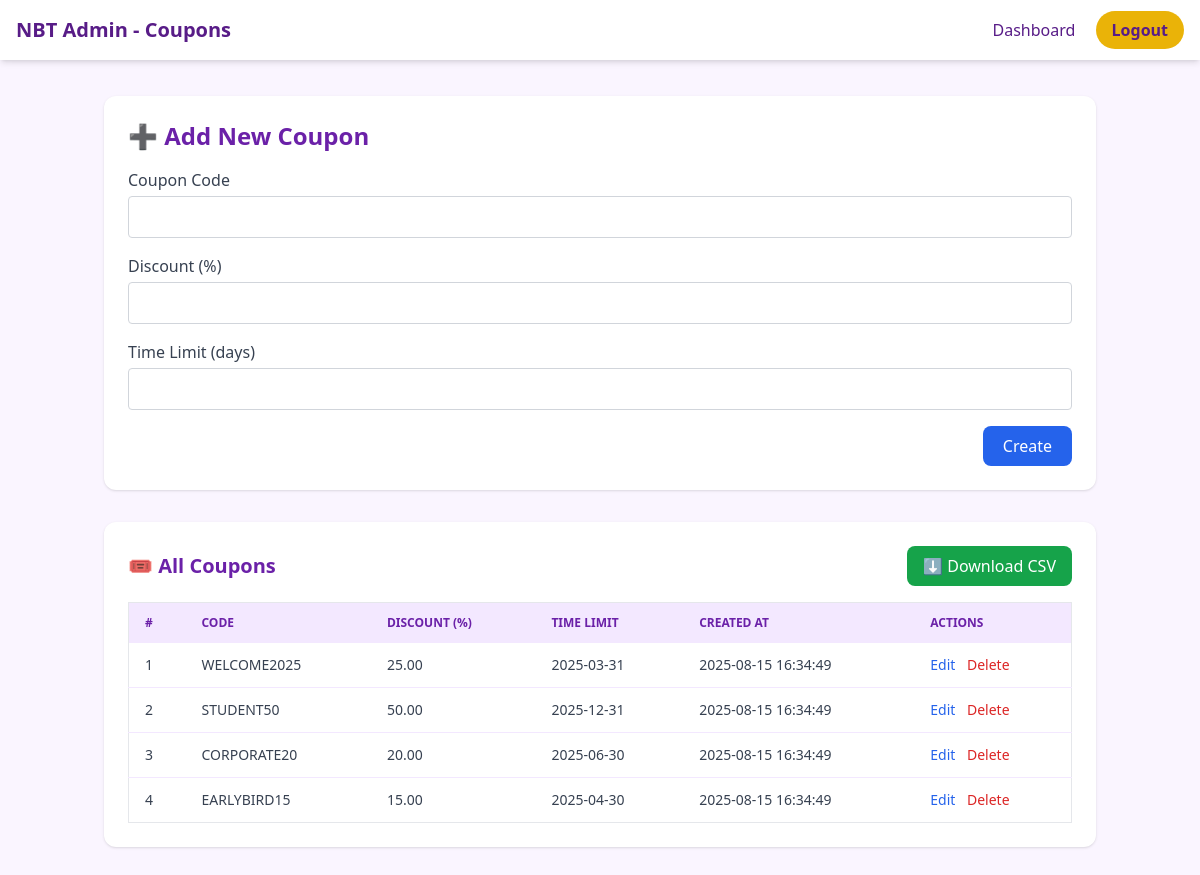
/nbt/admin/coupons.php, run on the app's committed database.
### tables this page shows
CREATE TABLE coupons (
    id INT AUTO_INCREMENT PRIMARY KEY,
    code VARCHAR(100) NOT NULL UNIQUE,
    description TEXT DEFAULT '',
    discount DECIMAL(5,2) DEFAULT 0.00,
    time_limit DATE NULL,
    usage_limit INT DEFAULT NULL,
    times_used INT DEFAULT 0,
    is_active TINYINT(1) DEFAULT 1,
    created_at TIMESTAMP DEFAULT CURRENT_TIMESTAMP
);

### nbt/admin/coupons.php (the view, shortened to what this page needs)
<?php
require '../config/db.php';
$coupons = $pdo->query("SELECT * FROM coupons ORDER BY created_at DESC")->fetchAll(PDO::FETCH_ASSOC);
$edit_coupon = null;
?>
<!DOCTYPE html>
<html lang="en">
<head>
  <script src="https://cdn.tailwindcss.com"></script>
</head>
<body class="bg-purple-50 text-gray-800 min-h-screen">
  <nav class="bg-white shadow-md fixed w-full top-0 z-50">
    <div class="max-w-7xl mx-auto px-4 py-4 flex justify-between items-center">
      <h1 class="text-xl font-bold text-purple-900">NBT Admin - Coupons</h1>
      <div>
        <a href="dashboard.php" class="text-purple-900 hover:text-yellow-500 px-4">Dashboard</a>
        <a href="logout.php" class="bg-yellow-500 text-purple-900 px-4 py-2 rounded-full hover:bg-yellow-600 font-semibold">Logout</a>
      </div>
    </div>
  </nav>
  <div class="max-w-5xl mx-auto pt-24 pb-12 px-4">
    <div class="bg-white p-6 rounded-xl shadow mb-8">
      <h2 class="text-2xl font-bold text-purple-800 mb-4"><?= $edit_coupon ? '✏️ Edit Coupon' : '➕ Add New Coupon' ?></h2>
      <form method="post" class="space-y-4">
        <div>
          <label class="block font-medium text-gray-700">Coupon Code</label>
          <input name="code" required type="text"
                 class="mt-1 w-full border border-gray-300 rounded px-3 py-2"
                 value="<?= htmlspecialchars($edit_coupon['code'] ?? '') ?>" />
        </div>
        <div>
          <label class="block font-medium text-gray-700">Discount (%)</label>
          <input name="discount" required type="number" step="0.1"
                 class="mt-1 w-full border border-gray-300 rounded px-3 py-2"
                 value="<?= htmlspecialchars($edit_coupon['discount'] ?? '') ?>" />
        </div>
        <div>
          <label class="block font-medium text-gray-700">Time Limit (days)</label>
          <input name="time_limit" type="number"
                 class="mt-1 w-full border border-gray-300 rounded px-3 py-2"
                 value="<?= htmlspecialchars($edit_coupon['time_limit'] ?? '') ?>" />
        </div>
        <div class="text-right">
          <button type="submit" class="bg-blue-600 hover:bg-blue-700 text-white px-5 py-2 rounded-lg">
            <?= $edit_coupon ? 'Update' : 'Create' ?>
          </button>
        </div>
      </form>
    </div>
    <div class="bg-white p-6 rounded-xl shadow">
      <div class="flex justify-between items-center mb-4">
        <h2 class="text-xl font-semibold text-purple-800">🎟️ All Coupons</h2>
        <a href="?download=true" class="bg-green-600 hover:bg-green-700 text-white px-4 py-2 rounded-lg">⬇️ Download CSV</a>
      </div>
      <div class="overflow-x-auto">
        <table class="w-full text-sm text-left text-gray-700 border rounded-lg">
          <thead class="bg-purple-100 text-xs uppercase text-purple-800 font-semibold">
            <tr>
              <th class="px-4 py-3">#</th>
              <th class="px-4 py-3">Code</th>
              <th class="px-4 py-3">Discount (%)</th>
              <th class="px-4 py-3">Time Limit</th>
              <th class="px-4 py-3">Created At</th>
              <th class="px-4 py-3">Actions</th>
            </tr>
          </thead>
          <tbody class="divide-y divide-purple-100">
            <?php if (empty($coupons)): ?>
              <tr><td colspan="6" class="px-4 py-4 text-center text-gray-500">No coupons yet.</td></tr>
            <?php else: ?>
              <?php foreach ($coupons as $i => $c): ?>
                <tr class="hover:bg-purple-50">
                  <td class="px-4 py-3"><?= $i + 1 ?></td>
                  <td class="px-4 py-3 font-medium"><?= htmlspecialchars($c['code']) ?></td>
                  <td class="px-4 py-3"><?= htmlspecialchars($c['discount']) ?></td>
                  <td class="px-4 py-3"><?= htmlspecialchars($c['time_limit']) ?></td>
                  <td class="px-4 py-3"><?= htmlspecialchars($c['created_at']) ?></td>
                  <td class="px-4 py-3 space-x-2">
                    <a href="?edit=<?= urlencode($c['code']) ?>" class="text-blue-600 hover:underline">Edit</a>
                    <a href="?delete=<?= urlencode($c['code']) ?>" class="text-red-600 hover:underline"
                       onclick="return confirm('Delete this coupon?')">Delete</a>
                  </td>
                </tr>
              <?php endforeach; ?>
            <?php endif; ?>
          </tbody>
        </table>
      </div>
    </div>
  </div>
</body>
</html>

### data on the page
coupons: code "WELCOME2025", discount "25.00", time_limit "2025-03-31", created_at "2025-08-15 16:34:49"
coupons: code "STUDENT50", discount "50.00", time_limit "2025-12-31", created_at "2025-08-15 16:34:49"
coupons: code "CORPORATE20", discount "20.00", time_limit "2025-06-30", created_at "2025-08-15 16:34:49"
coupons: code "EARLYBIRD15", discount "15.00", time_limit "2025-04-30", created_at "2025-08-15 16:34:49"
